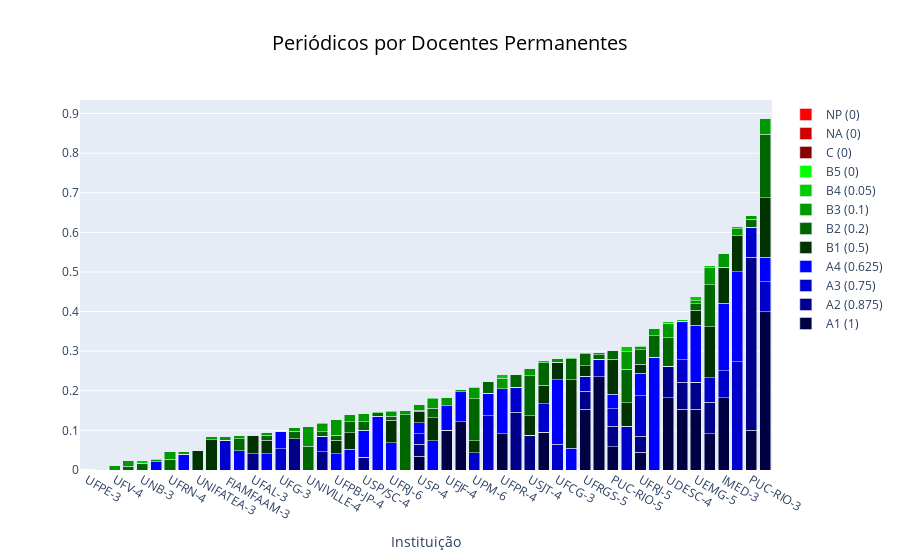

Write notebook code for a chart like this one.
### Code cell
sorted_q = sort_data(periodicos_permanente, list_programas)

data = list()
for i in range(0, len(TIPO_QUALIS)):
    data.append(go.Bar(x=[p_quali['code'] for p_quali in sorted_q],
                       y=[p_quali[TIPO_QUALIS[i]] for p_quali in sorted_q],
                       marker_color=COLOR_QUALIS[TIPO_QUALIS[i]],
                       name=f'{TIPO_QUALIS[i]} ({PESO_QUALIS[TIPO_QUALIS[i]]})'))

title = {
    'text': 'Periódicos por Docentes Permanentes',
    'x': 0.5,
    'xanchor': 'center',
    'font': {
        'color': '#000000',
        'size': 20
    }
}
layout = go.Layout(title=title, 
                   xaxis={'title': 'Instituição'},
                   barmode='stack')

fig = go.Figure(data=data, layout=layout)
py.iplot(fig)

### Figure 1 — Plotly figure (JSON) as saved in the notebook; plotly's stock layout.template omitted (floating-point values rounded to 4 significant figures)
{"data": [{"marker": {"color": "#000044"}, "name": "A1 (1)", "type": "bar", "x": ["UFPE-3", "UFPE-4", "UFV-4", "UFRGS-4", "UNB-3", "UNB-4", "UFRN-4", "UERJ-4", "UNIFATEA-3", "UFU-3", " FIAMFAAM-3", "UFPA-4", "UFAL-3", "UEL-4", "UFG-3", "UFC-3", "UNIVILLE-4", "UFF-4", "UFPB-JP-4", "UFBA-4", "USP/SC-4", "UFMG-6", "UFRJ-6", "UNESP-BAURU-4", "USP-4", "UFPEL-4", "UFJF-4", "UNIFOR-3", "UPM-6", "UFRJ-4", "UFPR-4", "PUCCAMP-5", "USJT-4", "UFMA-3", "UFCG-3", "UNISINOS-5", "UFRGS-5", "UNICAMP-5", "PUC-RIO-5", "UFSC-5", "UFRJ-5", "UFES-4", "UDESC-4", "UNESP-BAURU-6", "UEMG-5", "UNIRITTER-4", "IMED-3", "UAM-5", "PUC-RIO-3", "UNISINOS-4"], "y": [0, 0, 0, 0, 0, 0, 0, 0, 0, 0, 0, 0, 0, 0, 0, 0, 0, 0, 0, 0, 0, 0, 0, 0, 0.03468, 0, 0.1, 0.1212, 0, 0, 0.09091, 0, 0, 0.09524, 0, 0, 0.1538, 0.2353, 0.05882, 0, 0.04545, 0, 0.1818, 0.1538, 0.1538, 0.09091, 0.1818, 0, 0.1, 0.4]}, {"marker": {"color": "#000088"}, "name": "A2 (0.875)", "type": "bar", "x": ["UFPE-3", "UFPE-4", "UFV-4", "UFRGS-4", "UNB-3", "UNB-4", "UFRN-4", "UERJ-4", "UNIFATEA-3", "UFU-3", " FIAMFAAM-3", "UFPA-4", "UFAL-3", "UEL-4", "UFG-3", "UFC-3", "UNIVILLE-4", "UFF-4", "UFPB-JP-4", "UFBA-4", "USP/SC-4", "UFMG-6", "UFRJ-6", "UNESP-BAURU-4", "USP-4", "UFPEL-4", "UFJF-4", "UNIFOR-3", "UPM-6", "UFRJ-4", "UFPR-4", "PUCCAMP-5", "USJT-4", "UFMA-3", "UFCG-3", "UNISINOS-5", "UFRGS-5", "UNICAMP-5", "PUC-RIO-5", "UFSC-5", "UFRJ-5", "UFES-4", "UDESC-4", "UNESP-BAURU-6", "UEMG-5", "UNIRITTER-4", "IMED-3", "UAM-5", "PUC-RIO-3", "UNISINOS-4"], "y": [0, 0, 0, 0, 0, 0, 0, 0, 0, 0, 0, 0, 0.0407, 0, 0, 0.07955, 0, 0.04605, 0, 0, 0.03182, 0, 0, 0, 0.03035, 0, 0, 0, 0, 0, 0, 0.1458, 0.0875, 0, 0, 0, 0.04487, 0, 0.05147, 0, 0.03977, 0, 0.07955, 0.06731, 0.06731, 0.07955, 0, 0, 0.4375, 0]}, {"marker": {"color": "#0000CC"}, "name": "A3 (0.75)", "type": "bar", "x": ["UFPE-3", "UFPE-4", "UFV-4", "UFRGS-4", "UNB-3", "UNB-4", "UFRN-4", "UERJ-4", "UNIFATEA-3", "UFU-3", " FIAMFAAM-3", "UFPA-4", "UFAL-3", "UEL-4", "UFG-3", "UFC-3", "UNIVILLE-4", "UFF-4", "UFPB-JP-4", "UFBA-4", "USP/SC-4", "UFMG-6", "UFRJ-6", "UNESP-BAURU-4", "USP-4", "UFPEL-4", "UFJF-4", "UNIFOR-3", "UPM-6", "UFRJ-4", "UFPR-4", "PUCCAMP-5", "USJT-4", "UFMA-3", "UFCG-3", "UNISINOS-5", "UFRGS-5", "UNICAMP-5", "PUC-RIO-5", "UFSC-5", "UFRJ-5", "UFES-4", "UDESC-4", "UNESP-BAURU-6", "UEMG-5", "UNIRITTER-4", "IMED-3", "UAM-5", "PUC-RIO-3", "UNISINOS-4"], "y": [0, 0, 0, 0, 0, 0, 0, 0, 0, 0, 0.075, 0, 0, 0, 0.05357, 0, 0, 0.03947, 0, 0, 0, 0, 0, 0, 0.02601, 0, 0, 0, 0.04412, 0.1364, 0, 0.0625, 0, 0.07143, 0.06522, 0, 0.03846, 0.04412, 0.04412, 0.1104, 0.1023, 0, 0, 0.05769, 0, 0.0625, 0.06818, 0.2727, 0.075, 0.075]}, {"marker": {"color": "#0000FF"}, "name": "A4 (0.625)", "type": "bar", "x": ["UFPE-3", "UFPE-4", "UFV-4", "UFRGS-4", "UNB-3", "UNB-4", "UFRN-4", "UERJ-4", "UNIFATEA-3", "UFU-3", " FIAMFAAM-3", "UFPA-4", "UFAL-3", "UEL-4", "UFG-3", "UFC-3", "UNIVILLE-4", "UFF-4", "UFPB-JP-4", "UFBA-4", "USP/SC-4", "UFMG-6", "UFRJ-6", "UNESP-BAURU-4", "USP-4", "UFPEL-4", "UFJF-4", "UNIFOR-3", "UPM-6", "UFRJ-4", "UFPR-4", "PUCCAMP-5", "USJT-4", "UFMA-3", "UFCG-3", "UNISINOS-5", "UFRGS-5", "UNICAMP-5", "PUC-RIO-5", "UFSC-5", "UFRJ-5", "UFES-4", "UDESC-4", "UNESP-BAURU-6", "UEMG-5", "UNIRITTER-4", "IMED-3", "UAM-5", "PUC-RIO-3", "UNISINOS-4"], "y": [0, 0, 0, 0, 0, 0.02083, 0, 0.04032, 0, 0, 0, 0.04808, 0, 0.04167, 0.04464, 0, 0, 0, 0.04167, 0.05208, 0.06818, 0.1359, 0.06944, 0, 0.0289, 0.07353, 0.0625, 0.07576, 0, 0.05682, 0.1136, 0, 0, 0, 0.163, 0.05435, 0, 0, 0.03676, 0, 0.05682, 0.2841, 0, 0.09615, 0.1442, 0, 0.1705, 0.2273, 0, 0.0625]}, {"marker": {"color": "#003300"}, "name": "B1 (0.5)", "type": "bar", "x": ["UFPE-3", "UFPE-4", "UFV-4", "UFRGS-4", "UNB-3", "UNB-4", "UFRN-4", "UERJ-4", "UNIFATEA-3", "UFU-3", " FIAMFAAM-3", "UFPA-4", "UFAL-3", "UEL-4", "UFG-3", "UFC-3", "UNIVILLE-4", "UFF-4", "UFPB-JP-4", "UFBA-4", "USP/SC-4", "UFMG-6", "UFRJ-6", "UNESP-BAURU-4", "USP-4", "UFPEL-4", "UFJF-4", "UNIFOR-3", "UPM-6", "UFRJ-4", "UFPR-4", "PUCCAMP-5", "USJT-4", "UFMA-3", "UFCG-3", "UNISINOS-5", "UFRGS-5", "UNICAMP-5", "PUC-RIO-5", "UFSC-5", "UFRJ-5", "UFES-4", "UDESC-4", "UNESP-BAURU-6", "UEMG-5", "UNIRITTER-4", "IMED-3", "UAM-5", "PUC-RIO-3", "UNISINOS-4"], "y": [0, 0, 0, 0, 0, 0, 0, 0, 0.05, 0.07692, 0, 0, 0.04651, 0.03333, 0, 0, 0, 0, 0.03333, 0.04167, 0, 0, 0.05556, 0, 0.0289, 0.05882, 0, 0, 0.02941, 0, 0, 0, 0.05, 0.04762, 0.04348, 0.1739, 0.02564, 0, 0.08824, 0.05954, 0.02273, 0, 0, 0, 0.03846, 0.1288, 0.09091, 0.09091, 0, 0.15]}, {"marker": {"color": "#006600"}, "name": "B2 (0.2)", "type": "bar", "x": ["UFPE-3", "UFPE-4", "UFV-4", "UFRGS-4", "UNB-3", "UNB-4", "UFRN-4", "UERJ-4", "UNIFATEA-3", "UFU-3", " FIAMFAAM-3", "UFPA-4", "UFAL-3", "UEL-4", "UFG-3", "UFC-3", "UNIVILLE-4", "UFF-4", "UFPB-JP-4", "UFBA-4", "USP/SC-4", "UFMG-6", "UFRJ-6", "UNESP-BAURU-4", "USP-4", "UFPEL-4", "UFJF-4", "UNIFOR-3", "UPM-6", "UFRJ-4", "UFPR-4", "PUCCAMP-5", "USJT-4", "UFMA-3", "UFCG-3", "UNISINOS-5", "UFRGS-5", "UNICAMP-5", "PUC-RIO-5", "UFSC-5", "UFRJ-5", "UFES-4", "UDESC-4", "UNESP-BAURU-6", "UEMG-5", "UNIRITTER-4", "IMED-3", "UAM-5", "PUC-RIO-3", "UNISINOS-4"], "y": [0, 0, 0, 0.01, 0.01667, 0, 0.02715, 0, 0, 0, 0, 0.03077, 0, 0.01333, 0, 0.01818, 0.06, 0.01053, 0.01333, 0.02748, 0.02182, 0.008696, 0.01111, 0.14, 0.002312, 0.02353, 0, 0, 0.1059, 0.03077, 0, 0.03333, 0.1, 0.05714, 0, 0.05217, 0.03077, 0.01176, 0.02353, 0.08399, 0.03636, 0.05455, 0.07273, 0, 0.01538, 0.1061, 0, 0, 0.02, 0.16]}, {"marker": {"color": "#009900"}, "name": "B3 (0.1)", "type": "bar", "x": ["UFPE-3", "UFPE-4", "UFV-4", "UFRGS-4", "UNB-3", "UNB-4", "UFRN-4", "UERJ-4", "UNIFATEA-3", "UFU-3", " FIAMFAAM-3", "UFPA-4", "UFAL-3", "UEL-4", "UFG-3", "UFC-3", "UNIVILLE-4", "UFF-4", "UFPB-JP-4", "UFBA-4", "USP/SC-4", "UFMG-6", "UFRJ-6", "UNESP-BAURU-4", "USP-4", "UFPEL-4", "UFJF-4", "UNIFOR-3", "UPM-6", "UFRJ-4", "UFPR-4", "PUCCAMP-5", "USJT-4", "UFMA-3", "UFCG-3", "UNISINOS-5", "UFRGS-5", "UNICAMP-5", "PUC-RIO-5", "UFSC-5", "UFRJ-5", "UFES-4", "UDESC-4", "UNESP-BAURU-6", "UEMG-5", "UNIRITTER-4", "IMED-3", "UAM-5", "PUC-RIO-3", "UNISINOS-4"], "y": [0, 0, 0.01111, 0.015, 0, 0.006667, 0.01838, 0.006452, 0, 0.007692, 0.01, 0.007692, 0, 0.006667, 0, 0.009091, 0.05, 0.02105, 0.04, 0.01791, 0.02182, 0, 0.01111, 0.01, 0.01387, 0.02353, 0.02, 0.006061, 0.02941, 0, 0.02727, 0, 0.02, 0, 0.008696, 0, 0, 0.005882, 0, 0.04481, 0.009091, 0.01818, 0.03636, 0, 0.007692, 0.04318, 0.03636, 0.01818, 0.01, 0.04]}, {"marker": {"color": "#00CC00"}, "name": "B4 (0.05)", "type": "bar", "x": ["UFPE-3", "UFPE-4", "UFV-4", "UFRGS-4", "UNB-3", "UNB-4", "UFRN-4", "UERJ-4", "UNIFATEA-3", "UFU-3", " FIAMFAAM-3", "UFPA-4", "UFAL-3", "UEL-4", "UFG-3", "UFC-3", "UNIVILLE-4", "UFF-4", "UFPB-JP-4", "UFBA-4", "USP/SC-4", "UFMG-6", "UFRJ-6", "UNESP-BAURU-4", "USP-4", "UFPEL-4", "UFJF-4", "UNIFOR-3", "UPM-6", "UFRJ-4", "UFPR-4", "PUCCAMP-5", "USJT-4", "UFMA-3", "UFCG-3", "UNISINOS-5", "UFRGS-5", "UNICAMP-5", "PUC-RIO-5", "UFSC-5", "UFRJ-5", "UFES-4", "UDESC-4", "UNESP-BAURU-6", "UEMG-5", "UNIRITTER-4", "IMED-3", "UAM-5", "PUC-RIO-3", "UNISINOS-4"], "y": [0, 0.0025, 0, 0, 0.008333, 0.001667, 0, 0, 0, 0, 0, 0, 0.002326, 0, 0, 0, 0, 0.002632, 0, 0, 0, 0.004348, 0.002778, 0, 0.001156, 0.002941, 0, 0, 0.002941, 0, 0.009091, 0, 0, 0.004762, 0, 0.004348, 0.002564, 0, 0, 0.01191, 0.002273, 0, 0.004545, 0.003846, 0.01154, 0.004545, 0, 0.004545, 0, 0]}, {"marker": {"color": "#00FF00"}, "name": "B5 (0)", "type": "bar", "x": ["UFPE-3", "UFPE-4", "UFV-4", "UFRGS-4", "UNB-3", "UNB-4", "UFRN-4", "UERJ-4", "UNIFATEA-3", "UFU-3", " FIAMFAAM-3", "UFPA-4", "UFAL-3", "UEL-4", "UFG-3", "UFC-3", "UNIVILLE-4", "UFF-4", "UFPB-JP-4", "UFBA-4", "USP/SC-4", "UFMG-6", "UFRJ-6", "UNESP-BAURU-4", "USP-4", "UFPEL-4", "UFJF-4", "UNIFOR-3", "UPM-6", "UFRJ-4", "UFPR-4", "PUCCAMP-5", "USJT-4", "UFMA-3", "UFCG-3", "UNISINOS-5", "UFRGS-5", "UNICAMP-5", "PUC-RIO-5", "UFSC-5", "UFRJ-5", "UFES-4", "UDESC-4", "UNESP-BAURU-6", "UEMG-5", "UNIRITTER-4", "IMED-3", "UAM-5", "PUC-RIO-3", "UNISINOS-4"], "y": [0, 0, 0, 0, 0, 0, 0, 0, 0, 0, 0, 0, 0, 0, 0, 0, 0, 0, 0, 0, 0, 0, 0, 0, 0, 0, 0, 0, 0, 0, 0, 0, 0, 0, 0, 0, 0, 0, 0, 0, 0, 0, 0, 0, 0, 0, 0, 0, 0, 0]}, {"marker": {"color": "#880000"}, "name": "C (0)", "type": "bar", "x": ["UFPE-3", "UFPE-4", "UFV-4", "UFRGS-4", "UNB-3", "UNB-4", "UFRN-4", "UERJ-4", "UNIFATEA-3", "UFU-3", " FIAMFAAM-3", "UFPA-4", "UFAL-3", "UEL-4", "UFG-3", "UFC-3", "UNIVILLE-4", "UFF-4", "UFPB-JP-4", "UFBA-4", "USP/SC-4", "UFMG-6", "UFRJ-6", "UNESP-BAURU-4", "USP-4", "UFPEL-4", "UFJF-4", "UNIFOR-3", "UPM-6", "UFRJ-4", "UFPR-4", "PUCCAMP-5", "USJT-4", "UFMA-3", "UFCG-3", "UNISINOS-5", "UFRGS-5", "UNICAMP-5", "PUC-RIO-5", "UFSC-5", "UFRJ-5", "UFES-4", "UDESC-4", "UNESP-BAURU-6", "UEMG-5", "UNIRITTER-4", "IMED-3", "UAM-5", "PUC-RIO-3", "UNISINOS-4"], "y": [0, 0, 0, 0, 0, 0, 0, 0, 0, 0, 0, 0, 0, 0, 0, 0, 0, 0, 0, 0, 0, 0, 0, 0, 0, 0, 0, 0, 0, 0, 0, 0, 0, 0, 0, 0, 0, 0, 0, 0, 0, 0, 0, 0, 0, 0, 0, 0, 0, 0]}, {"marker": {"color": "#CC0000"}, "name": "NA (0)", "type": "bar", "x": ["UFPE-3", "UFPE-4", "UFV-4", "UFRGS-4", "UNB-3", "UNB-4", "UFRN-4", "UERJ-4", "UNIFATEA-3", "UFU-3", " FIAMFAAM-3", "UFPA-4", "UFAL-3", "UEL-4", "UFG-3", "UFC-3", "UNIVILLE-4", "UFF-4", "UFPB-JP-4", "UFBA-4", "USP/SC-4", "UFMG-6", "UFRJ-6", "UNESP-BAURU-4", "USP-4", "UFPEL-4", "UFJF-4", "UNIFOR-3", "UPM-6", "UFRJ-4", "UFPR-4", "PUCCAMP-5", "USJT-4", "UFMA-3", "UFCG-3", "UNISINOS-5", "UFRGS-5", "UNICAMP-5", "PUC-RIO-5", "UFSC-5", "UFRJ-5", "UFES-4", "UDESC-4", "UNESP-BAURU-6", "UEMG-5", "UNIRITTER-4", "IMED-3", "UAM-5", "PUC-RIO-3", "UNISINOS-4"], "y": [0, 0, 0, 0, 0, 0, 0, 0, 0, 0, 0, 0, 0, 0, 0, 0, 0, 0, 0, 0, 0, 0, 0, 0, 0, 0, 0, 0, 0, 0, 0, 0, 0, 0, 0, 0, 0, 0, 0, 0, 0, 0, 0, 0, 0, 0, 0, 0, 0, 0]}, {"marker": {"color": "#FF0000"}, "name": "NP (0)", "type": "bar", "x": ["UFPE-3", "UFPE-4", "UFV-4", "UFRGS-4", "UNB-3", "UNB-4", "UFRN-4", "UERJ-4", "UNIFATEA-3", "UFU-3", " FIAMFAAM-3", "UFPA-4", "UFAL-3", "UEL-4", "UFG-3", "UFC-3", "UNIVILLE-4", "UFF-4", "UFPB-JP-4", "UFBA-4", "USP/SC-4", "UFMG-6", "UFRJ-6", "UNESP-BAURU-4", "USP-4", "UFPEL-4", "UFJF-4", "UNIFOR-3", "UPM-6", "UFRJ-4", "UFPR-4", "PUCCAMP-5", "USJT-4", "UFMA-3", "UFCG-3", "UNISINOS-5", "UFRGS-5", "UNICAMP-5", "PUC-RIO-5", "UFSC-5", "UFRJ-5", "UFES-4", "UDESC-4", "UNESP-BAURU-6", "UEMG-5", "UNIRITTER-4", "IMED-3", "UAM-5", "PUC-RIO-3", "UNISINOS-4"], "y": [0, 0, 0, 0, 0, 0, 0, 0, 0, 0, 0, 0, 0, 0, 0, 0, 0, 0, 0, 0, 0, 0, 0, 0, 0, 0, 0, 0, 0, 0, 0, 0, 0, 0, 0, 0, 0, 0, 0, 0, 0, 0, 0, 0, 0, 0, 0, 0, 0, 0]}], "layout": {"barmode": "stack", "title": {"font": {"color": "#000000", "size": 20}, "text": "Periódicos por Docentes Permanentes", "x": 0.5, "xanchor": "center"}, "xaxis": {"title": {"text": "Instituição"}}}}
